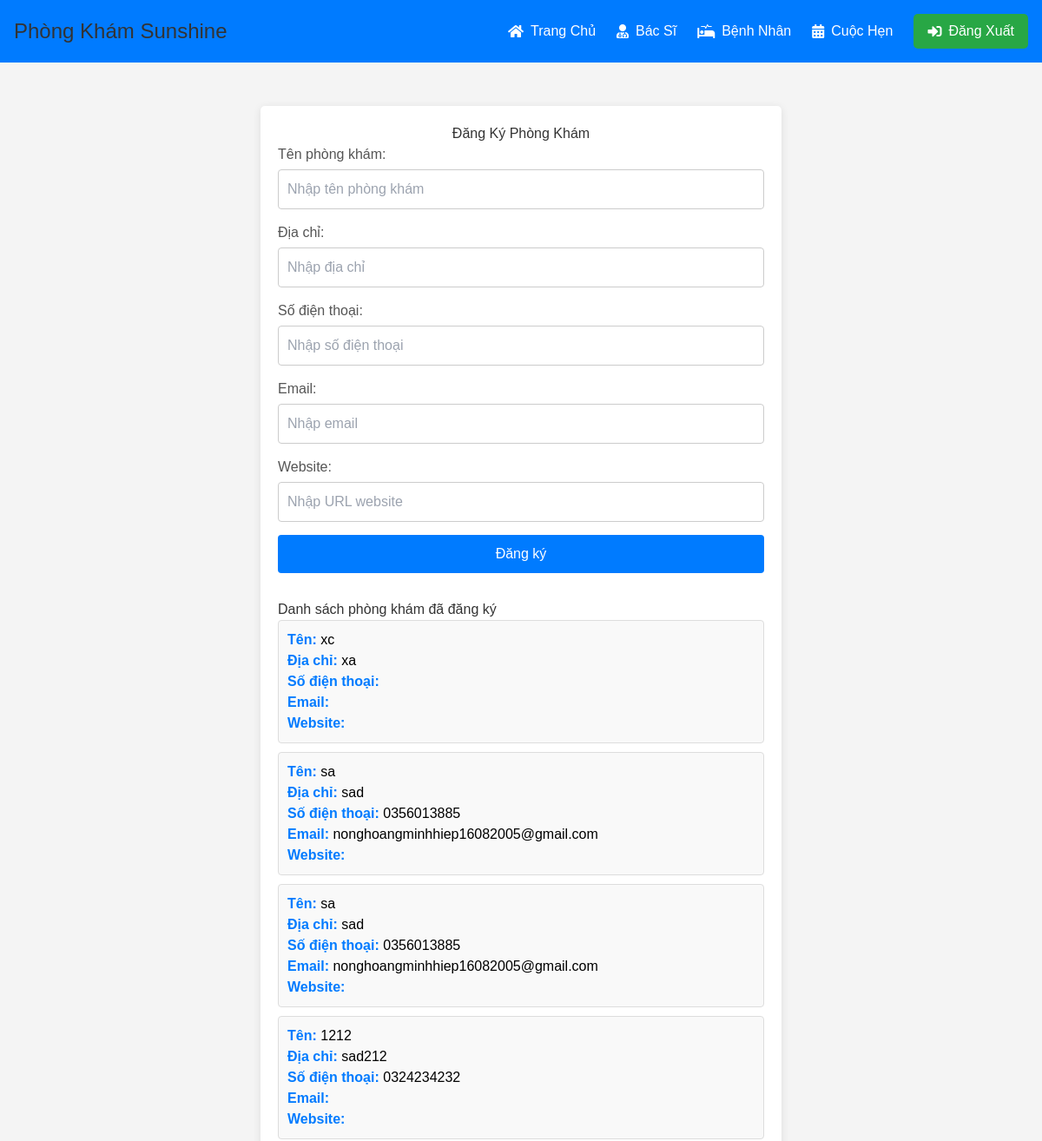
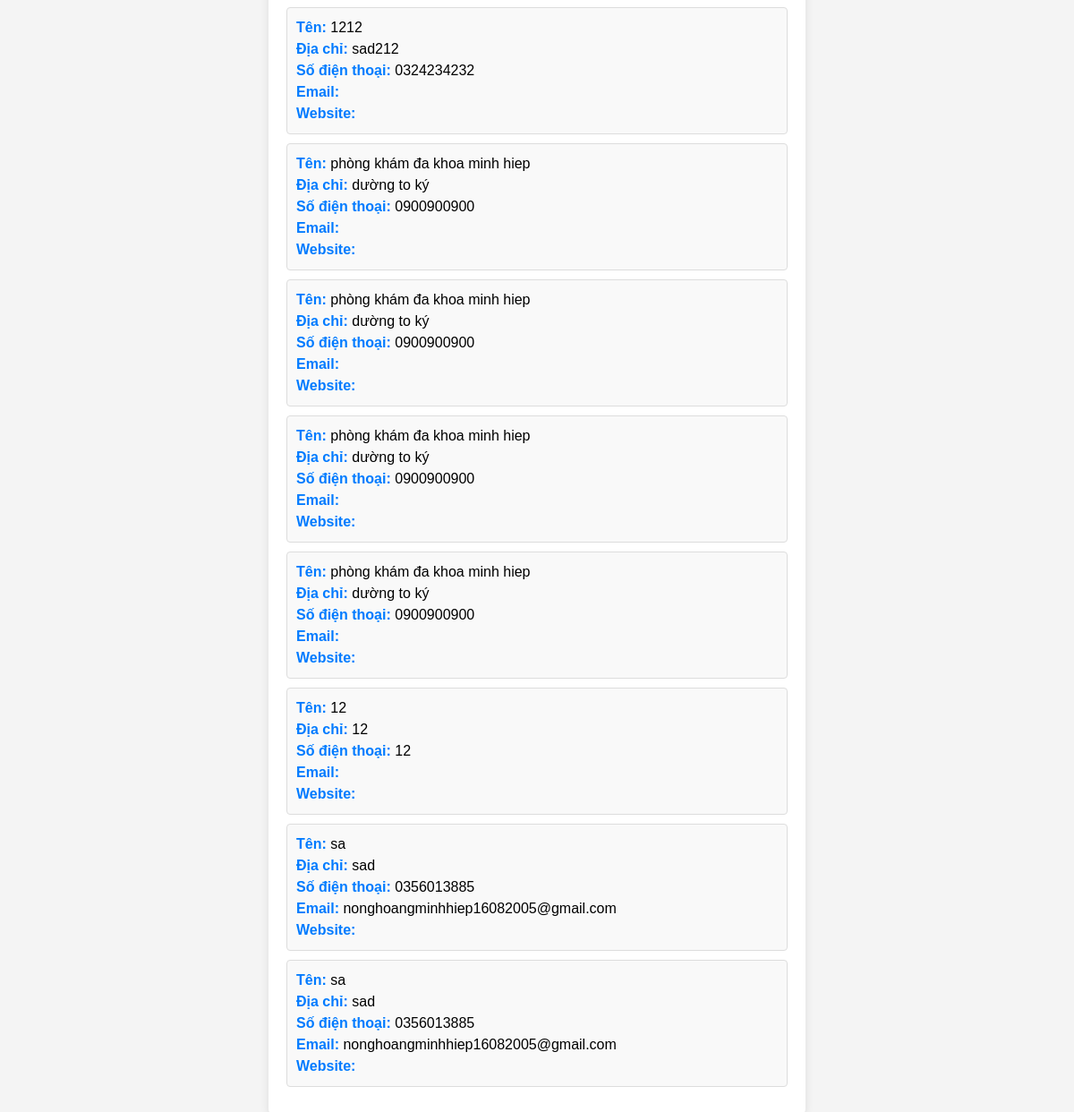
/dkphongkham/, run on the app's committed database (2 pictures, top to bottom).
### home/models.py (models this page shows, shortened)
class Clinic(models.Model):
    name = models.CharField(max_length=100)
    address = models.CharField(max_length=255)
    phone_number = models.CharField(max_length=15)
    email = models.EmailField(default='', blank=True)  # Cung cấp giá trị mặc định là chuỗi rỗng
    website = models.URLField(default='', blank=True)  # Cung cấp giá trị mặc định là chuỗi rỗng

### home/views.py (the view)
# urls.py: path('dkphongkham/', views.dkphongkham, name='dkphongkham'),
def dkphongkham(request):
    if request.method == 'POST':
        form = ClinicForm(request.POST)
        if form.is_valid():
            form.save()  # Lưu thông tin vào cơ sở dữ liệu
            return redirect('dkphongkham')  # Redirect để tránh gửi lại form
    else:
        form = ClinicForm()
    clinics = Clinic.objects.all()  # Lấy tất cả phòng khám từ database
    return render(request, 'chuphongkham/dkphongkham.html', {'form': form, 'clinics': clinics})

### home/forms.py
class ClinicForm(forms.ModelForm):
    class Meta:
        model = Clinic
        fields = ['name', 'address', 'phone_number', 'email', 'website']

### home/Templates/chuphongkham/dkphongkham.html (shortened to what this page needs)
{% extends "master1.html" %}
{% block navbar %}
    {% include '../includes/navbar.html' %}
{% endblock %}
{% block content %}
<div class="container">
    <h1>Đăng Ký Phòng Khám</h1>
    <form method="POST" action="{% url 'dkphongkham' %}">
        <div class="form-group">
            <label for="name">Tên phòng khám:</label>
            <input type="text" id="name" name="name" required placeholder="Nhập tên phòng khám">
        </div>
        <div class="form-group">
            <label for="address">Địa chỉ:</label>
            <input type="text" id="address" name="address" required placeholder="Nhập địa chỉ">
        </div>
        <div class="form-group">
            <label for="phone_number">Số điện thoại:</label>
            <input type="text" id="phone_number" name="phone_number" required placeholder="Nhập số điện thoại">
        </div>
        <div class="form-group">
            <label for="email">Email:</label>
            <input type="email" id="email" name="email" placeholder="Nhập email">
        </div>
        <div class="form-group">
            <label for="website">Website:</label>
            <input type="url" id="website" name="website" placeholder="Nhập URL website">
        </div>
        <button type="submit">Đăng ký</button>
    </form>
    <h2>Danh sách phòng khám đã đăng ký</h2>
    <ul class="clinic-list">
        {% for clinic in clinics %}
            <li class="clinic-item">
                <strong>Tên:</strong> {{ clinic.name }} <br>
                <strong>Địa chỉ:</strong> {{ clinic.address }} <br>
                <strong>Số điện thoại:</strong> {{ clinic.phone_number }} <br>
                <strong>Email:</strong> {{ clinic.email }} <br>
                <strong>Website:</strong> <a href="{{ clinic.website }}" target="_blank">{{ clinic.website }}</a>
            </li>
        {% empty %}
            <li>Chưa có phòng khám nào được đăng ký.</li>
        {% endfor %}
    </ul>
</div>
{% endblock %}

### home/Templates/master1.html (style rules this page uses)
body { font-family: 'Roboto', sans-serif; margin: 0; padding: 0; background-color: #f4f4f4; }

### home/Templates/chuphongkham/dkphongkham.html (style rules this page uses)
body { font-family: Arial, sans-serif; background-color: #f4f4f4; margin: 0; padding: 0; }
.container { max-width: 600px; margin: 50px auto; padding: 20px; background-color: white; border-radius: 5px; box-shadow: 0 2px 10px rgba(0, 0, 0, 0.1); }
h1 { text-align: center; color: #333; }
.form-group { margin-bottom: 15px; }
.form-group label { display: block; margin-bottom: 5px; color: #555; }
.form-group input { width: 100%; padding: 10px; border: 1px solid #ccc; border-radius: 4px; }
button { width: 100%; padding: 10px; background-color: #007bff; color: white; border: none; border-radius: 4px; cursor: pointer; font-size: 16px; }
h2 { margin-top: 30px; color: #333; }
.clinic-list { list-style-type: none; padding: 0; }
.clinic-item { background-color: #f9f9f9; border: 1px solid #ddd; border-radius: 4px; padding: 10px; margin-bottom: 10px; }
.clinic-item strong { color: #007bff; }

### data on the page
Clinic: name "xc", address "xa"
Clinic: name "sa", address "sad", phone_number "0356013885", email "nonghoangminhhiep16082005@gmail.com"
Clinic: name "sa", address "sad", phone_number "0356013885", email "nonghoangminhhiep16082005@gmail.com"
Clinic: name "1212", address "sad212", phone_number "0324234232"
Clinic: name "1212", address "sad212", phone_number "0324234232"
Clinic: name "phòng khám đa khoa minh hiep", address "dường to ký", phone_number "0900900900"
Clinic: name "phòng khám đa khoa minh hiep", address "dường to ký", phone_number "0900900900"
Clinic: name "phòng khám đa khoa minh hiep", address "dường to ký", phone_number "0900900900"
Clinic: name "phòng khám đa khoa minh hiep", address "dường to ký", phone_number "0900900900"
Clinic: name "12", address "12", phone_number "12"
Clinic: name "sa", address "sad", phone_number "0356013885", email "nonghoangminhhiep16082005@gmail.com"
Clinic: name "sa", address "sad", phone_number "0356013885", email "nonghoangminhhiep16082005@gmail.com"
